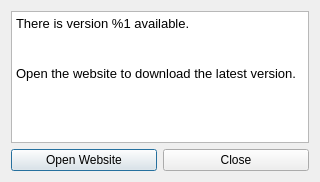
<?xml version="1.0" encoding="UTF-8"?>
<ui version="4.0">
 <class>UpdateDialog</class>
 <widget class="QDialog" name="UpdateDialog">
  <property name="geometry">
   <rect>
    <x>0</x>
    <y>0</y>
    <width>320</width>
    <height>182</height>
   </rect>
  </property>
  <property name="windowTitle">
   <string>Updates available</string>
  </property>
  <layout class="QGridLayout" name="gridLayout_2">
   <item row="0" column="0">
    <layout class="QGridLayout" name="gridLayout">
     <item row="0" column="0" colspan="2">
      <widget class="QTextBrowser" name="textBrowser">
       <property name="html">
        <string>&lt;!DOCTYPE HTML PUBLIC &quot;-//W3C//DTD HTML 4.0//EN&quot; &quot;http://www.w3.org/TR/REC-html40/strict.dtd&quot;&gt;
&lt;html&gt;&lt;head&gt;&lt;meta name=&quot;qrichtext&quot; content=&quot;1&quot; /&gt;&lt;style type=&quot;text/css&quot;&gt;
p, li { white-space: pre-wrap; }
&lt;/style&gt;&lt;/head&gt;&lt;body style=&quot; font-family:'Ubuntu'; font-size:11pt; font-weight:400; font-style:normal;&quot;&gt;
&lt;p style=&quot; margin-top:0px; margin-bottom:0px; margin-left:0px; margin-right:0px; -qt-block-indent:0; text-indent:0px;&quot;&gt;&lt;span style=&quot; font-family:'Sans'; font-size:10pt;&quot;&gt;There is version %1 available.&lt;/span&gt;&lt;/p&gt;
&lt;p style=&quot; margin-top:0px; margin-bottom:0px; margin-left:0px; margin-right:0px; -qt-block-indent:0; text-indent:0px;&quot;&gt;&lt;span style=&quot; font-family:'Sans'; font-size:10pt;&quot;&gt;&lt;br /&gt;&lt;/span&gt;&lt;/p&gt;
&lt;p style=&quot; margin-top:0px; margin-bottom:0px; margin-left:0px; margin-right:0px; -qt-block-indent:0; text-indent:0px;&quot;&gt;&lt;span style=&quot; font-family:'Sans'; font-size:10pt;&quot;&gt;Open the website to download the latest version.&lt;/span&gt;&lt;/p&gt;&lt;/body&gt;&lt;/html&gt;</string>
       </property>
      </widget>
     </item>
     <item row="1" column="0">
      <widget class="QPushButton" name="openWebsite">
       <property name="text">
        <string>Open Website</string>
       </property>
      </widget>
     </item>
     <item row="1" column="1">
      <widget class="QPushButton" name="close">
       <property name="text">
        <string>Close</string>
       </property>
      </widget>
     </item>
    </layout>
   </item>
  </layout>
 </widget>
 <resources/>
 <connections>
  <connection>
   <sender>close</sender>
   <signal>clicked()</signal>
   <receiver>UpdateDialog</receiver>
   <slot>close()</slot>
   <hints>
    <hint type="sourcelabel">
     <x>167</x>
     <y>139</y>
    </hint>
    <hint type="destinationlabel">
     <x>211</x>
     <y>151</y>
    </hint>
   </hints>
  </connection>
 </connections>
</ui>
